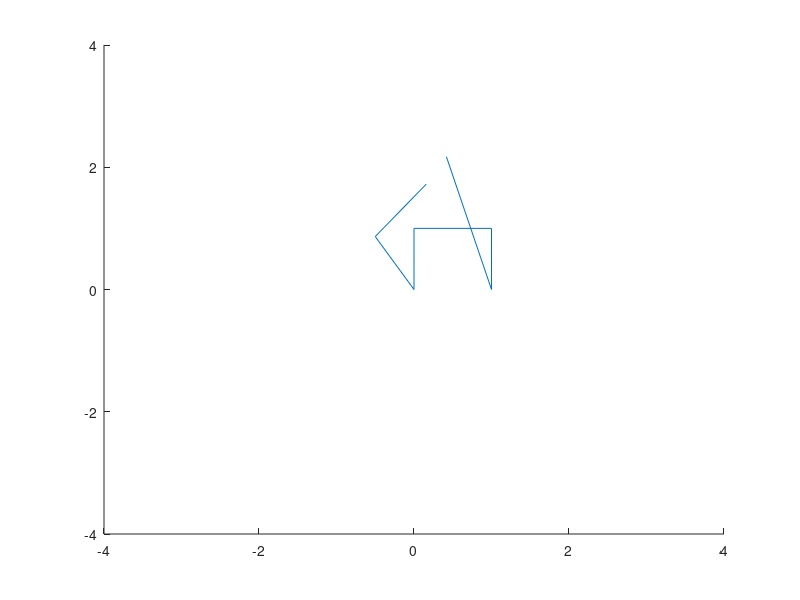

Reproduce this figure in MATLAB.
% Initial points of the 3 arms
x = [0 0 1 1];
y = [0 1 1 0];

% Draw lines in initial positions
for i = 1 : 3
    line([x(i), x(i + 1)], [y(i), y(i + 1)]);
    axis([-4 4 -4 4]);
end

% I am assuming the reference frames' x axes along the length of
% the links for each link.
% theta = angle from old x to new x along old z axis
% but z axis is same due to planar nature of arm.

theta1 = pi / 6;
theta2 = pi / 4;
theta3 = pi / 3;

% transformation matrices
T1 = [cos(theta1) -sin(theta1) 0 0;
    sin(theta1) cos(theta1) 0 0;
    0 0 1 0;
    0 0 0 1];
T2 = [cos(theta2) -sin(theta2) 0 1;
    sin(theta2) cos(theta2) 0 0;
    0 0 1 0;
    0 0 0 1];
T3 = [cos(theta3) -sin(theta3) 0 1;
    sin(theta3) cos(theta3) 0 0;
    0 0 1 0;
    0 0 0 1];

% R = [x(2) y(2) 0] * T;
R1 = T1 * [x(2); y(2); 0; 1]; 
x(2) = R1(1);
y(2) = R1(2);
line([x(1), x(2)], [y(1), y(2)]);
% axis([-4 4 -4 4]);
R2 = T1 * T2 * [x(3); y(3); 0; 1];
x(3) = R2(1);
y(3) = R2(2);
line([x(2), x(3)], [y(2), y(3)]);
R3 = T1 * T2 * T3 * [x(4); y(4); 0; 1];
x(3) = R3(1);
y(3) = R3(2);
line([x(3), x(4)], [y(3), y(4)]);